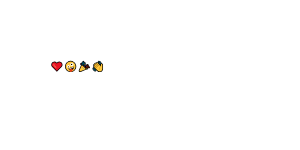
#> input picture samples/proof/dataurl_3.png, 300 x 150 px, found by its file name
$ python check_shadow.py
#> lines starting #> are read from the running program, lines starting #| are printed output that depends on the picture
from PIL import Image
import numpy as np, sys
sys.stdout.reconfigure(encoding="utf-8", errors="replace")

im = Image.open(r"C:\Users\oli\Desktop\canvasgen_rs\samples\proof\dataurl_3.png").convert("RGBA")
#> im is the input picture: PIL image 300x150 RGBA; mean R, G, B, A 1.1, 0.7, 0.3, 1.9
a = np.asarray(im)
al = a[:, :, 3]
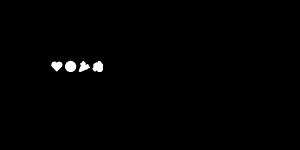
#> al: shape (150, 300); min 0, max 255, mean 1.9
print("alpha max in ring around row:")
for y0, y1 in [(30, 58), (58, 60), (72, 95)]:
    reg = al[y0:y1, 30:140]
    print(f"  y {y0}..{y1}: max={reg.max()} nz={int((reg>0).sum())} sum={int(reg.sum())}")
#> this loop made 3 passes
#|   y 30..58: max=0 nz=0 sum=0
#|   y 58..60: max=0 nz=0 sum=0
#|   y 72..95: max=0 nz=0 sum=0
# alpha profile column at x=75 (middle of row), rows 40..100
print("\nalpha at x=75:")
for y in range(40, 100):
    if al[y, 75]:
        print("  y", y, "a", al[y, 75], "rgb", tuple(a[y, 75, :3]))
#> this loop made 60 passes
#|   y 63 a 80 rgb (0, 0, 0)
#|   y 64 a 207 rgb (36, 28, 9)
#|   y 65 a 255 rgb (97, 76, 23)
#|   y 66 a 255 rgb (128, 100, 30)
#|   y 67 a 255 rgb (102, 80, 24)
#|   y 68 a 220 rgb (20, 16, 5)
#|   y 69 a 66 rgb (0, 0, 0)
